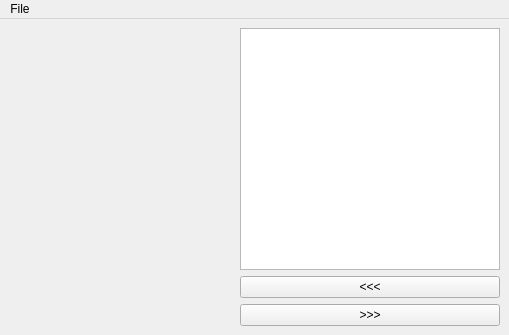
<?xml version="1.0" encoding="UTF-8"?>
<ui version="4.0">
 <class>MainWindow</class>
 <widget class="QMainWindow" name="MainWindow">
  <property name="geometry">
   <rect>
    <x>0</x>
    <y>0</y>
    <width>509</width>
    <height>335</height>
   </rect>
  </property>
  <property name="windowTitle">
   <string>MainWindow</string>
  </property>
  <widget class="QWidget" name="centralwidget">
   <layout class="QHBoxLayout" name="horizontalLayout">
    <item>
     <widget class="QLabel" name="label">
      <property name="minimumSize">
       <size>
        <width>225</width>
        <height>225</height>
       </size>
      </property>
      <property name="text">
       <string/>
      </property>
     </widget>
    </item>
    <item>
     <layout class="QVBoxLayout" name="verticalLayout">
      <item>
       <widget class="QTextEdit" name="textEdit"/>
      </item>
      <item>
       <widget class="QPushButton" name="pushButton_2">
        <property name="text">
         <string>&lt;&lt;&lt;</string>
        </property>
       </widget>
      </item>
      <item>
       <widget class="QPushButton" name="pushButton">
        <property name="text">
         <string>&gt;&gt;&gt;</string>
        </property>
       </widget>
      </item>
     </layout>
    </item>
   </layout>
  </widget>
  <widget class="QMenuBar" name="menubar">
   <property name="geometry">
    <rect>
     <x>0</x>
     <y>0</y>
     <width>509</width>
     <height>29</height>
    </rect>
   </property>
   <widget class="QMenu" name="menuFile">
    <property name="title">
     <string>File</string>
    </property>
    <addaction name="actionLoad"/>
    <addaction name="actionSave"/>
    <addaction name="actionQuit"/>
   </widget>
   <addaction name="menuFile"/>
  </widget>
  <action name="actionLoad">
   <property name="text">
    <string>Load</string>
   </property>
  </action>
  <action name="actionSave">
   <property name="text">
    <string>Save</string>
   </property>
  </action>
  <action name="actionQuit">
   <property name="text">
    <string>Quit</string>
   </property>
  </action>
 </widget>
 <resources/>
 <connections/>
</ui>
